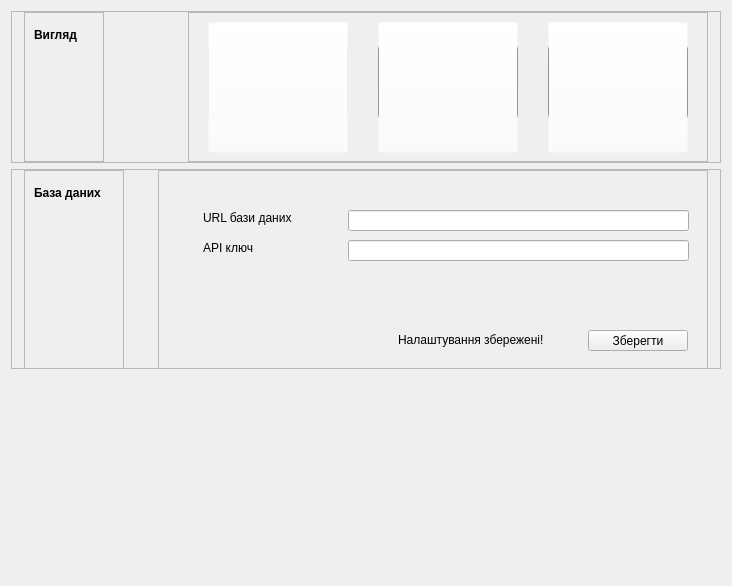
<?xml version="1.0" encoding="UTF-8"?>
<ui version="4.0">
 <class>AppSettingsWindow</class>
 <widget class="QWidget" name="AppSettingsWindow">
  <property name="geometry">
   <rect>
    <x>0</x>
    <y>0</y>
    <width>732</width>
    <height>586</height>
   </rect>
  </property>
  <property name="sizePolicy">
   <sizepolicy hsizetype="Preferred" vsizetype="Maximum">
    <horstretch>0</horstretch>
    <verstretch>0</verstretch>
   </sizepolicy>
  </property>
  <property name="windowTitle">
   <string>Form</string>
  </property>
  <property name="styleSheet">
   <string notr="true">appSetting
{
background-color: rgb(29, 31, 32);
}</string>
  </property>
  <layout class="QVBoxLayout" name="verticalLayout">
   <item>
    <widget class="QFrame" name="mainUIStyleFrame">
     <property name="sizePolicy">
      <sizepolicy hsizetype="Preferred" vsizetype="Minimum">
       <horstretch>0</horstretch>
       <verstretch>0</verstretch>
      </sizepolicy>
     </property>
     <property name="minimumSize">
      <size>
       <width>0</width>
       <height>150</height>
      </size>
     </property>
     <property name="styleSheet">
      <string notr="true"/>
     </property>
     <property name="frameShape">
      <enum>QFrame::StyledPanel</enum>
     </property>
     <property name="frameShadow">
      <enum>QFrame::Raised</enum>
     </property>
     <layout class="QHBoxLayout" name="horizontalLayout">
      <property name="leftMargin">
       <number>12</number>
      </property>
      <property name="topMargin">
       <number>0</number>
      </property>
      <property name="rightMargin">
       <number>12</number>
      </property>
      <property name="bottomMargin">
       <number>0</number>
      </property>
      <item>
       <widget class="QFrame" name="leftUIStyleFrame">
        <property name="sizePolicy">
         <sizepolicy hsizetype="Preferred" vsizetype="Fixed">
          <horstretch>0</horstretch>
          <verstretch>0</verstretch>
         </sizepolicy>
        </property>
        <property name="minimumSize">
         <size>
          <width>80</width>
          <height>150</height>
         </size>
        </property>
        <property name="frameShape">
         <enum>QFrame::StyledPanel</enum>
        </property>
        <property name="frameShadow">
         <enum>QFrame::Raised</enum>
        </property>
        <widget class="QLabel" name="labelSeeUI">
         <property name="geometry">
          <rect>
           <x>10</x>
           <y>15</y>
           <width>58</width>
           <height>16</height>
          </rect>
         </property>
         <property name="sizePolicy">
          <sizepolicy hsizetype="Preferred" vsizetype="Fixed">
           <horstretch>0</horstretch>
           <verstretch>0</verstretch>
          </sizepolicy>
         </property>
         <property name="styleSheet">
          <string notr="true"/>
         </property>
         <property name="text">
          <string>&lt;html&gt;&lt;head/&gt;&lt;body&gt;&lt;p&gt;&lt;span style=&quot; font-weight:700;&quot;&gt;Вигляд&lt;/span&gt;&lt;/p&gt;&lt;/body&gt;&lt;/html&gt;</string>
         </property>
        </widget>
       </widget>
      </item>
      <item>
       <spacer name="horizontalSpacer">
        <property name="orientation">
         <enum>Qt::Horizontal</enum>
        </property>
        <property name="sizeHint" stdset="0">
         <size>
          <width>40</width>
          <height>20</height>
         </size>
        </property>
       </spacer>
      </item>
      <item>
       <widget class="QFrame" name="rightUIStyleFrame">
        <property name="sizePolicy">
         <sizepolicy hsizetype="Preferred" vsizetype="Fixed">
          <horstretch>0</horstretch>
          <verstretch>0</verstretch>
         </sizepolicy>
        </property>
        <property name="minimumSize">
         <size>
          <width>520</width>
          <height>150</height>
         </size>
        </property>
        <property name="frameShape">
         <enum>QFrame::StyledPanel</enum>
        </property>
        <property name="frameShadow">
         <enum>QFrame::Raised</enum>
        </property>
        <widget class="QRadioButton" name="selectSystemUIRadioButton">
         <property name="geometry">
          <rect>
           <x>390</x>
           <y>120</y>
           <width>91</width>
           <height>20</height>
          </rect>
         </property>
         <property name="text">
          <string>Системна</string>
         </property>
        </widget>
        <widget class="QRadioButton" name="selectWhiteUIRadioButton">
         <property name="geometry">
          <rect>
           <x>60</x>
           <y>120</y>
           <width>71</width>
           <height>20</height>
          </rect>
         </property>
         <property name="text">
          <string>Світла</string>
         </property>
        </widget>
        <widget class="QLabel" name="imageWhiteUI">
         <property name="geometry">
          <rect>
           <x>20</x>
           <y>30</y>
           <width>140</width>
           <height>80</height>
          </rect>
         </property>
         <property name="styleSheet">
          <string notr="true">border: 3px solid rgb(231,224,223);
border-radius: 8px;</string>
         </property>
         <property name="text">
          <string/>
         </property>
         <property name="pixmap">
          <pixmap resource="recources.qrc">:/img/settingIcon/settingWhiteUIIco.png</pixmap>
         </property>
         <property name="scaledContents">
          <bool>true</bool>
         </property>
        </widget>
        <widget class="QLabel" name="imageBlackUI">
         <property name="geometry">
          <rect>
           <x>190</x>
           <y>30</y>
           <width>140</width>
           <height>80</height>
          </rect>
         </property>
         <property name="styleSheet">
          <string notr="true">border: 3px solid rgb(41,45,48); 
border-radius: 8px;

</string>
         </property>
         <property name="text">
          <string/>
         </property>
         <property name="pixmap">
          <pixmap resource="recources.qrc">:/img/settingIcon/settingBlackUIIco.png</pixmap>
         </property>
         <property name="scaledContents">
          <bool>true</bool>
         </property>
        </widget>
        <widget class="QRadioButton" name="selectBlackUIRadioButton">
         <property name="geometry">
          <rect>
           <x>230</x>
           <y>120</y>
           <width>61</width>
           <height>20</height>
          </rect>
         </property>
         <property name="text">
          <string>Темна</string>
         </property>
        </widget>
        <widget class="QLabel" name="imageSystemUI">
         <property name="geometry">
          <rect>
           <x>360</x>
           <y>30</y>
           <width>140</width>
           <height>80</height>
          </rect>
         </property>
         <property name="styleSheet">
          <string notr="true">border: 3px solid rgb(41,45,48); 
border-radius: 8px;

</string>
         </property>
         <property name="text">
          <string/>
         </property>
         <property name="pixmap">
          <pixmap resource="recources.qrc">:/img/settingIcon/settingSystemUIICo.png</pixmap>
         </property>
         <property name="scaledContents">
          <bool>true</bool>
         </property>
        </widget>
        <widget class="QPushButton" name="selectSystemUIButton">
         <property name="geometry">
          <rect>
           <x>360</x>
           <y>10</y>
           <width>140</width>
           <height>131</height>
          </rect>
         </property>
         <property name="cursor">
          <cursorShape>PointingHandCursor</cursorShape>
         </property>
         <property name="styleSheet">
          <string notr="true">background-color: rgba(255, 255, 255, 0);</string>
         </property>
         <property name="text">
          <string/>
         </property>
        </widget>
        <widget class="QPushButton" name="selectBlackUIButton">
         <property name="geometry">
          <rect>
           <x>190</x>
           <y>10</y>
           <width>140</width>
           <height>131</height>
          </rect>
         </property>
         <property name="cursor">
          <cursorShape>PointingHandCursor</cursorShape>
         </property>
         <property name="styleSheet">
          <string notr="true">background-color: rgba(255, 255, 255, 0);</string>
         </property>
         <property name="text">
          <string/>
         </property>
        </widget>
        <widget class="QPushButton" name="selectWhiteUIButton">
         <property name="geometry">
          <rect>
           <x>20</x>
           <y>10</y>
           <width>140</width>
           <height>131</height>
          </rect>
         </property>
         <property name="cursor">
          <cursorShape>PointingHandCursor</cursorShape>
         </property>
         <property name="styleSheet">
          <string notr="true">background-color: rgba(255, 255, 255, 0);</string>
         </property>
         <property name="text">
          <string/>
         </property>
        </widget>
        <zorder>selectSystemUIRadioButton</zorder>
        <zorder>selectWhiteUIRadioButton</zorder>
        <zorder>imageWhiteUI</zorder>
        <zorder>imageBlackUI</zorder>
        <zorder>imageSystemUI</zorder>
        <zorder>selectBlackUIRadioButton</zorder>
        <zorder>selectSystemUIButton</zorder>
        <zorder>selectBlackUIButton</zorder>
        <zorder>selectWhiteUIButton</zorder>
       </widget>
      </item>
     </layout>
    </widget>
   </item>
   <item>
    <widget class="QFrame" name="connectSetting">
     <property name="minimumSize">
      <size>
       <width>0</width>
       <height>200</height>
      </size>
     </property>
     <property name="maximumSize">
      <size>
       <width>16777215</width>
       <height>200</height>
      </size>
     </property>
     <property name="frameShape">
      <enum>QFrame::StyledPanel</enum>
     </property>
     <property name="frameShadow">
      <enum>QFrame::Raised</enum>
     </property>
     <layout class="QHBoxLayout" name="horizontalLayout_2">
      <property name="leftMargin">
       <number>12</number>
      </property>
      <property name="topMargin">
       <number>0</number>
      </property>
      <property name="rightMargin">
       <number>12</number>
      </property>
      <property name="bottomMargin">
       <number>0</number>
      </property>
      <item>
       <widget class="QFrame" name="leftConnectFrame">
        <property name="minimumSize">
         <size>
          <width>100</width>
          <height>380</height>
         </size>
        </property>
        <property name="maximumSize">
         <size>
          <width>100</width>
          <height>380</height>
         </size>
        </property>
        <property name="frameShape">
         <enum>QFrame::StyledPanel</enum>
        </property>
        <property name="frameShadow">
         <enum>QFrame::Raised</enum>
        </property>
        <widget class="QLabel" name="dataBaseText">
         <property name="geometry">
          <rect>
           <x>10</x>
           <y>15</y>
           <width>81</width>
           <height>16</height>
          </rect>
         </property>
         <property name="sizePolicy">
          <sizepolicy hsizetype="Preferred" vsizetype="Fixed">
           <horstretch>0</horstretch>
           <verstretch>0</verstretch>
          </sizepolicy>
         </property>
         <property name="styleSheet">
          <string notr="true"/>
         </property>
         <property name="text">
          <string>&lt;html&gt;&lt;head/&gt;&lt;body&gt;&lt;p&gt;&lt;span style=&quot; font-weight:700;&quot;&gt;База даних&lt;/span&gt;&lt;/p&gt;&lt;/body&gt;&lt;/html&gt;</string>
         </property>
        </widget>
        <widget class="QLabel" name="accountText">
         <property name="geometry">
          <rect>
           <x>10</x>
           <y>190</y>
           <width>81</width>
           <height>16</height>
          </rect>
         </property>
         <property name="sizePolicy">
          <sizepolicy hsizetype="Preferred" vsizetype="Fixed">
           <horstretch>0</horstretch>
           <verstretch>0</verstretch>
          </sizepolicy>
         </property>
         <property name="styleSheet">
          <string notr="true"/>
         </property>
         <property name="text">
          <string>&lt;html&gt;&lt;head/&gt;&lt;body&gt;&lt;p&gt;&lt;span style=&quot; font-weight:700;&quot;&gt;&lt;/span&gt;&lt;/p&gt;&lt;/body&gt;&lt;/html&gt;</string>
         </property>
        </widget>
       </widget>
      </item>
      <item>
       <spacer name="horizontalSpacer_2">
        <property name="orientation">
         <enum>Qt::Horizontal</enum>
        </property>
        <property name="sizeHint" stdset="0">
         <size>
          <width>20</width>
          <height>20</height>
         </size>
        </property>
       </spacer>
      </item>
      <item>
       <widget class="QFrame" name="rightConnectFrame">
        <property name="minimumSize">
         <size>
          <width>550</width>
          <height>380</height>
         </size>
        </property>
        <property name="maximumSize">
         <size>
          <width>16777215</width>
          <height>380</height>
         </size>
        </property>
        <property name="frameShape">
         <enum>QFrame::StyledPanel</enum>
        </property>
        <property name="frameShadow">
         <enum>QFrame::Raised</enum>
        </property>
        <widget class="QLabel" name="dbURL">
         <property name="geometry">
          <rect>
           <x>45</x>
           <y>40</y>
           <width>111</width>
           <height>16</height>
          </rect>
         </property>
         <property name="sizePolicy">
          <sizepolicy hsizetype="Preferred" vsizetype="Fixed">
           <horstretch>0</horstretch>
           <verstretch>0</verstretch>
          </sizepolicy>
         </property>
         <property name="styleSheet">
          <string notr="true"/>
         </property>
         <property name="text">
          <string>&lt;html&gt;&lt;head/&gt;&lt;body&gt;&lt;p&gt;URL бази даних&lt;/p&gt;&lt;/body&gt;&lt;/html&gt;</string>
         </property>
        </widget>
        <widget class="QLabel" name="dbAPI">
         <property name="geometry">
          <rect>
           <x>45</x>
           <y>70</y>
           <width>121</width>
           <height>16</height>
          </rect>
         </property>
         <property name="sizePolicy">
          <sizepolicy hsizetype="Preferred" vsizetype="Fixed">
           <horstretch>0</horstretch>
           <verstretch>0</verstretch>
          </sizepolicy>
         </property>
         <property name="styleSheet">
          <string notr="true"/>
         </property>
         <property name="text">
          <string>&lt;html&gt;&lt;head/&gt;&lt;body&gt;&lt;p&gt;API ключ&lt;/p&gt;&lt;/body&gt;&lt;/html&gt;</string>
         </property>
        </widget>
        <widget class="QLineEdit" name="dbURLLineEdit">
         <property name="geometry">
          <rect>
           <x>190</x>
           <y>40</y>
           <width>341</width>
           <height>21</height>
          </rect>
         </property>
        </widget>
        <widget class="QLineEdit" name="dbAPILineEdit">
         <property name="geometry">
          <rect>
           <x>190</x>
           <y>70</y>
           <width>341</width>
           <height>21</height>
          </rect>
         </property>
        </widget>
        <widget class="QPushButton" name="saveDBSettings">
         <property name="geometry">
          <rect>
           <x>430</x>
           <y>160</y>
           <width>100</width>
           <height>21</height>
          </rect>
         </property>
         <property name="text">
          <string>Зберегти</string>
         </property>
        </widget>
        <widget class="QLabel" name="succSaveSettings">
         <property name="enabled">
          <bool>true</bool>
         </property>
         <property name="geometry">
          <rect>
           <x>240</x>
           <y>160</y>
           <width>181</width>
           <height>20</height>
          </rect>
         </property>
         <property name="sizePolicy">
          <sizepolicy hsizetype="Preferred" vsizetype="Fixed">
           <horstretch>0</horstretch>
           <verstretch>0</verstretch>
          </sizepolicy>
         </property>
         <property name="styleSheet">
          <string notr="true"/>
         </property>
         <property name="text">
          <string>&lt;html&gt;&lt;head/&gt;&lt;body&gt;&lt;p&gt;Налаштування збережені!&lt;/p&gt;&lt;/body&gt;&lt;/html&gt;</string>
         </property>
        </widget>
       </widget>
      </item>
     </layout>
    </widget>
   </item>
   <item>
    <spacer name="verticalSpacer">
     <property name="orientation">
      <enum>Qt::Vertical</enum>
     </property>
     <property name="sizeHint" stdset="0">
      <size>
       <width>20</width>
       <height>160</height>
      </size>
     </property>
    </spacer>
   </item>
  </layout>
 </widget>
 <resources>
  <include location="recources.qrc"/>
 </resources>
 <connections/>
</ui>
